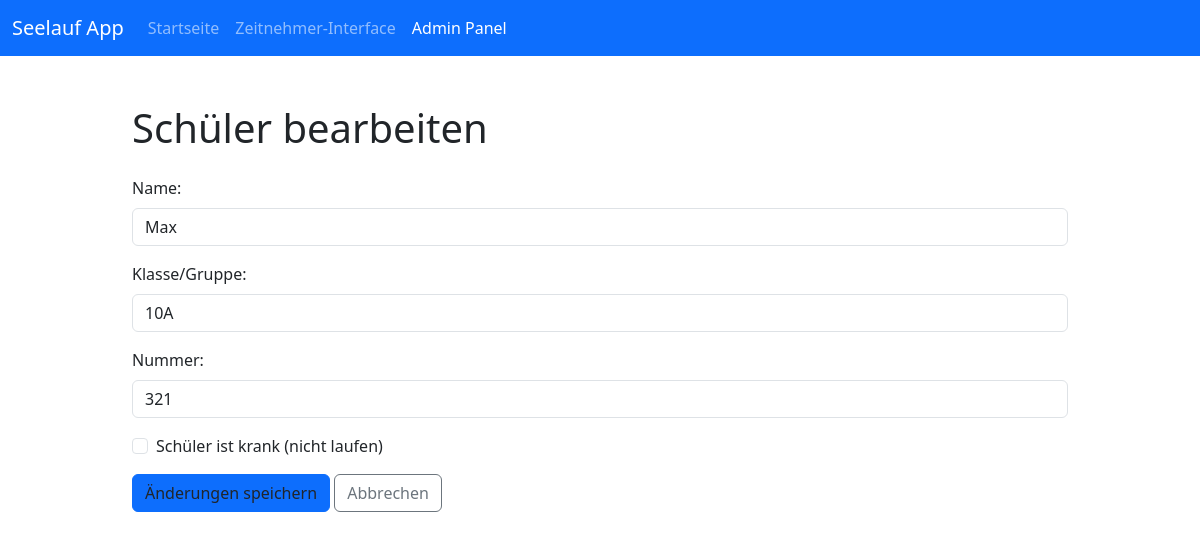
The page /admin/edit_student/2 (signed in) on the database its author committed.
### tables this page shows
CREATE TABLE students (
                id INTEGER PRIMARY KEY AUTOINCREMENT,
                name TEXT NOT NULL,
                class_group TEXT,
                nummer TEXT UNIQUE NOT NULL,
                ill INTEGER DEFAULT 0
            );

### routen/admin.py (the view, shortened to what this page needs)
@admin_bp.route('/edit_student/<int:student_id>', methods=['GET', 'POST'])
@login_required
def edit_student(student_id):
    student = db.get_student_by_id(student_id)
    if not student:
        flash('Schüler nicht gefunden.', 'danger')
        return redirect(url_for('admin.list_students'))
    return render_template('admin_edit_student.html', student=student)

### db.py (called while the page is built)
def get_database_path():
    return Path(os.getenv('DATABASE_PATH', DB_PATH)).resolve()

@contextmanager
def get_db_connection():
    db_path = get_database_path()
    db_path.parent.mkdir(parents=True, exist_ok=True)
    conn = sqlite3.connect(str(db_path), timeout=5.0)
    conn.row_factory = sqlite3.Row
    conn.execute('PRAGMA foreign_keys = ON')
    conn.execute('PRAGMA journal_mode = WAL')
    try:
        yield conn
    except sqlite3.Error:
        conn.rollback()
        raise
    finally:
        conn.close()

def get_student_by_id(student_id):
    with get_db_connection() as conn:
        cursor = conn.cursor()
        cursor.execute("SELECT * FROM students WHERE id = ?", (student_id,))
        row = cursor.fetchone()
        return dict(row) if row else None

### routen/admin.py (called while the page is built)
def login_required(f):
    @wraps(f)
    def decorated_function(*args, **kwargs):
        if not session.get('admin_logged_in'):
            flash('Bitte melden Sie sich zuerst an.', 'warning')
            return redirect(url_for('admin.login'))
        return f(*args, **kwargs)
    return decorated_function

### templates/admin_edit_student.html (shortened to what this page needs)
{% extends "base.html" %}
{% block content %}
<div class="container py-4">
    <h1 class="mb-4">Schüler bearbeiten</h1>
    <form method="POST">
        <div class="mb-3">
            <label for="name" class="form-label">Name:</label>
            <input type="text" class="form-control" id="name" name="name" value="{{ student.name }}" required>
        </div>
        <div class="mb-3">
            <label for="class_group" class="form-label">Klasse/Gruppe:</label>
            <input type="text" class="form-control" id="class_group" name="class_group" value="{{ student.class_group }}" required>
        </div>
        <div class="mb-3">
            <label for="nummer" class="form-label">Nummer:</label>
            <input type="text" class="form-control" id="nummer" name="nummer" value="{{ student.nummer }}" required>
        </div>
        <div class="mb-3 form-check">
            <input type="checkbox" class="form-check-input" name="ill" id="ill" {% if student.ill %}checked{% endif %}>
            <label class="form-check-label" for="ill">Schüler ist krank (nicht laufen)</label>
        </div>
        <button type="submit" class="btn btn-admin">Änderungen speichern</button>
        <a href="{{ url_for('admin.list_students') }}" class="btn btn-outline-secondary">Abbrechen</a>
    </form>
</div>
{% endblock %}

### static/css/custom.css (style rules this page uses)
body { padding-top: 0; }
.container { max-width: 960px; }
.btn-admin { background-color: #0d6efd; border-color: #0d6efd; }

### rows shown on the page
students: name "Max", class_group "10A", nummer "321"
